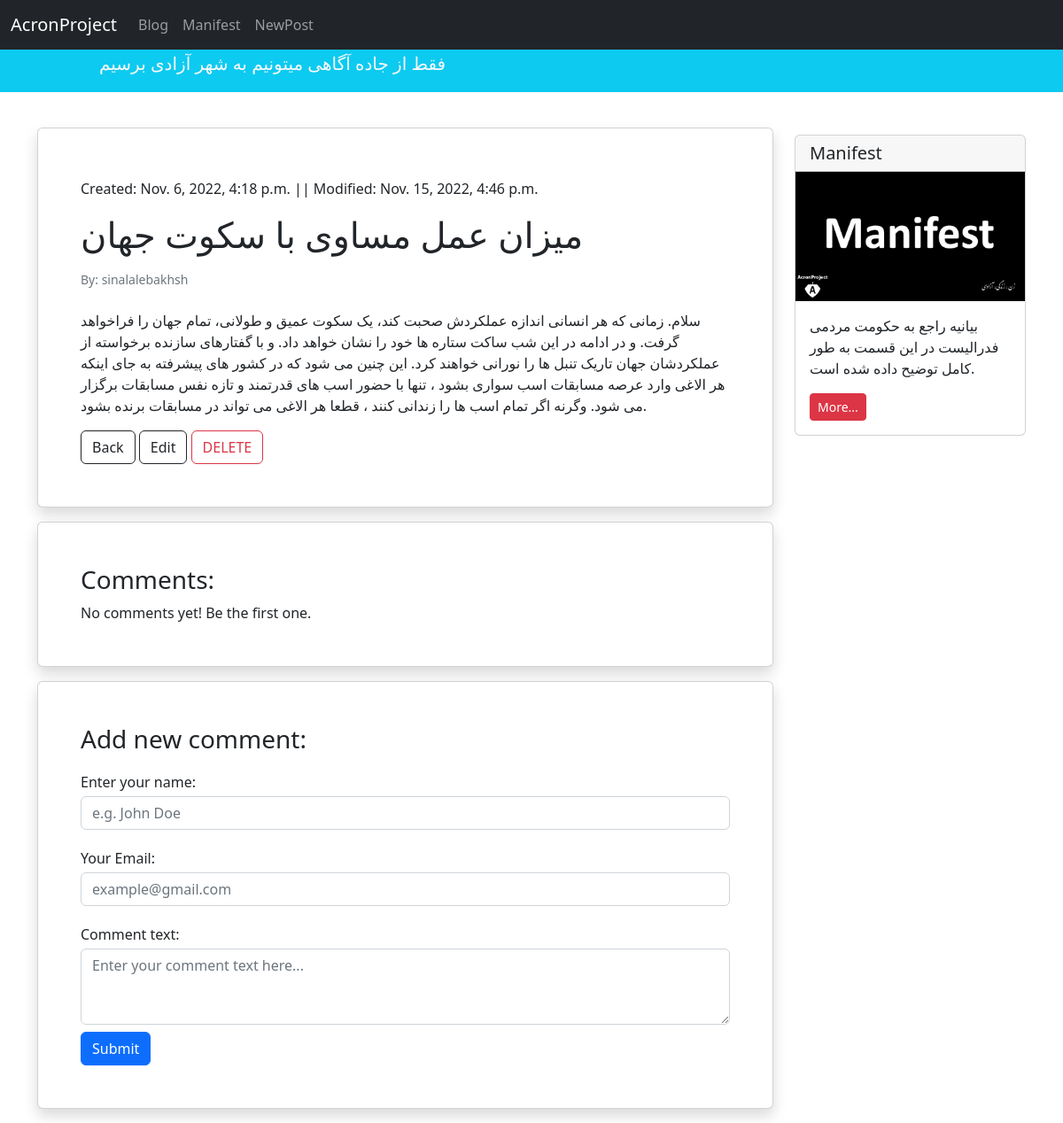
The app's page /blog/3, older data.
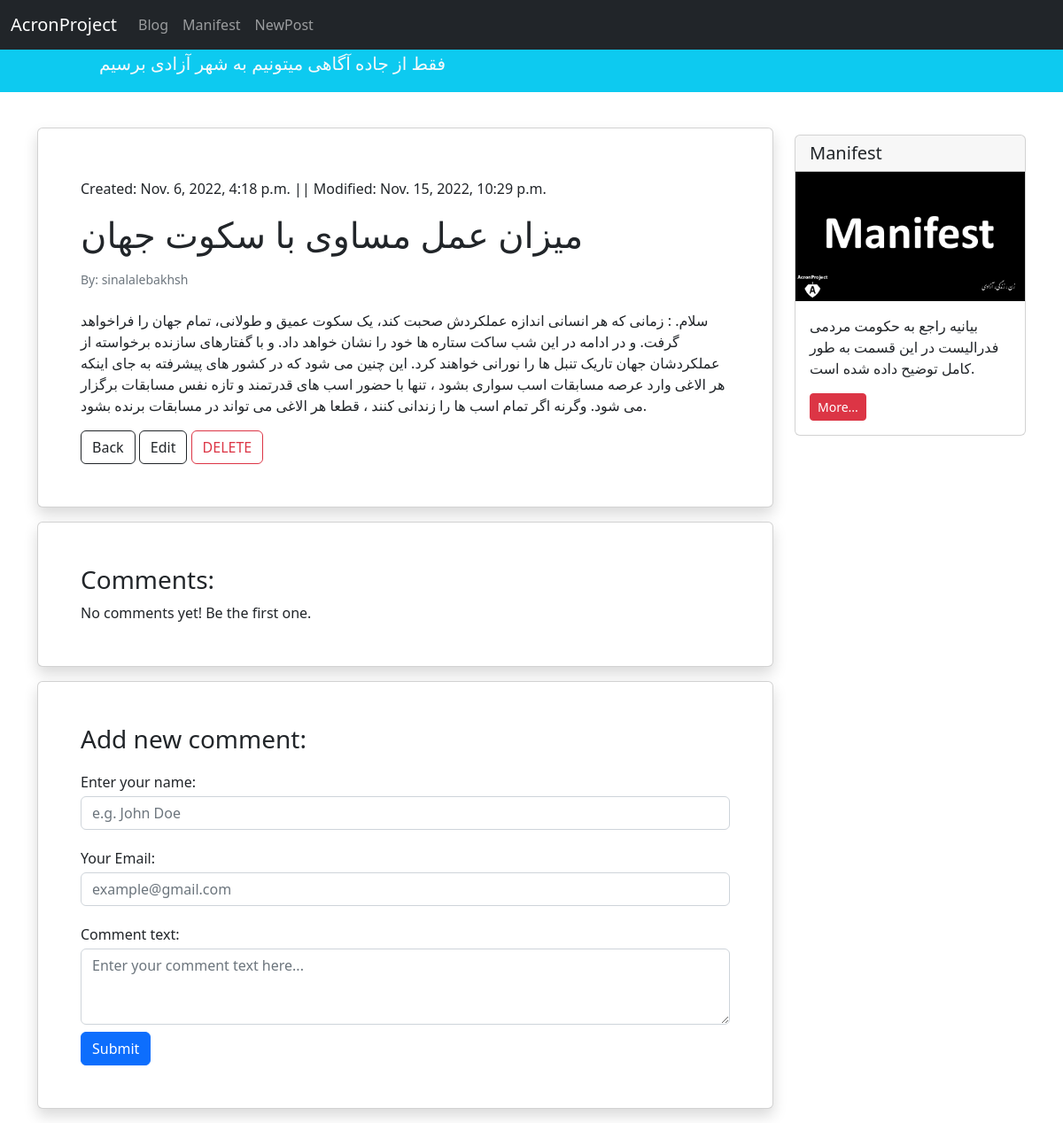
The same page, newer data.
### blog/models.py (models this page shows, shortened)
class Post(models.Model):
    STATUS_CHOICES = (
        ('pub', 'Published'),
        ('drf', 'Draft'),
    )
    title = models.CharField(max_length=100)
    text = models.TextField()
    author = models.ForeignKey('auth.User', on_delete=models.CASCADE)
    date_time_created = models.DateTimeField(auto_now_add=True)
    date_time_modified = models.DateTimeField(auto_now=True)
    status = models.CharField(choices=STATUS_CHOICES, max_length=3)

### blog/views.py (the view)
# urls.py: path('<int:pk>', views.BlogDetailView.as_view(), name="blog_detail_view"),
class BlogDetailView(generic.DetailView):
    template_name = 'blog/blog_post_detail.html'
    model = Post
    context_object_name = 'post'

### blog/templates/blog/blog_post_detail.html (shortened to what this page needs)
{% extends '_base.html' %}
{% block content %}
<div class="container mt-4">
    <div class="row">
        <div class="col-9">
            <div class="card shadow my-3 p-5">
                <p class="mt-2">Created: {{ post.date_time_created }} || Modified: {{ post.date_time_modified }}</p>
                <h1>{{ post.title }}</h1>
                <p class="small text-muted mt-2">By: {{ post.author }}</p>
                <p class="mt-2">{{ post.text }}</p>
                <div>
                    <a class="btn btn-bg btn-outline-dark" href="{% url 'blog' %}">Back</a>
                    <a class="btn btn-bg btn-outline-dark" href="{% url 'update_post' post.id %}">Edit</a>
                    <a class="btn btn-bg btn-outline-danger" href="{% url 'delete_post' post.id %}">DELETE</a>
                </div>
            </div>
            <div class="card shadow my-3 p-5">
                <h3>Comments:</h3>
                    No comments yet! Be the first one.
            </div>
            <div class="card shadow my-3 p-5">
                <h3>Add new comment:</h3>
                <form method="POST">
                    <div class="form-group py-2">
                        <label class="py-1" for="author_name">Enter your name:</label>
                        <input type="text" class="form-control" placeholder="e.g. John Doe" name="author_name">
                    </div>
                    <div class="form-group py-2">
                        <label class="py-1" for="email">Your Email:</label>
                        <input type="email" class="form-control" placeholder="example@gmail.com" name="email">
                    </div>
                    <div class="form-group py-2">
                        <label class="py-1" for="comment_text">Comment text:</label>
                        <textarea class="form-control" name="text" rows="3" placeholder="Enter your comment text here..."></textarea>
                    </div>
                    <button type="submit" class="btn btn-primary">Submit</button>
                </form>
            </div>
        </div>
        <div class="col-3">
                <div class="card my-4">
                    <h5 class="card-header">Manifest</h5>
                    {% load static %}
                    <img src="{% static 'pages/2.jpg' %}">
                    <div class="card-body">
                        <p class="card-text">بیانیه راجع به حکومت مردمی فدرالیست در این قسمت به طور کامل توضیح داده شده است.</p>
                        <a href="{% url 'manifest-consciousness' %}"
                           class="btn btn-sm btn-danger">
                            More...
                        </a>
                    </div>
                </div>
        </div>
    </div>
</div>
{% endblock content %}

Row changes from the older to the newer data that the page shows:
changed Post "میزان عمل مساوی با سکوت جهان": date_time_modified "Nov. 15, 2022, 4:46 p.m." → "Nov. 15, 2022, 10:29 p.m."; text "سلام. زمانی که هر انسانی…" → "سلام. : زمانی که هر انسانی…"
